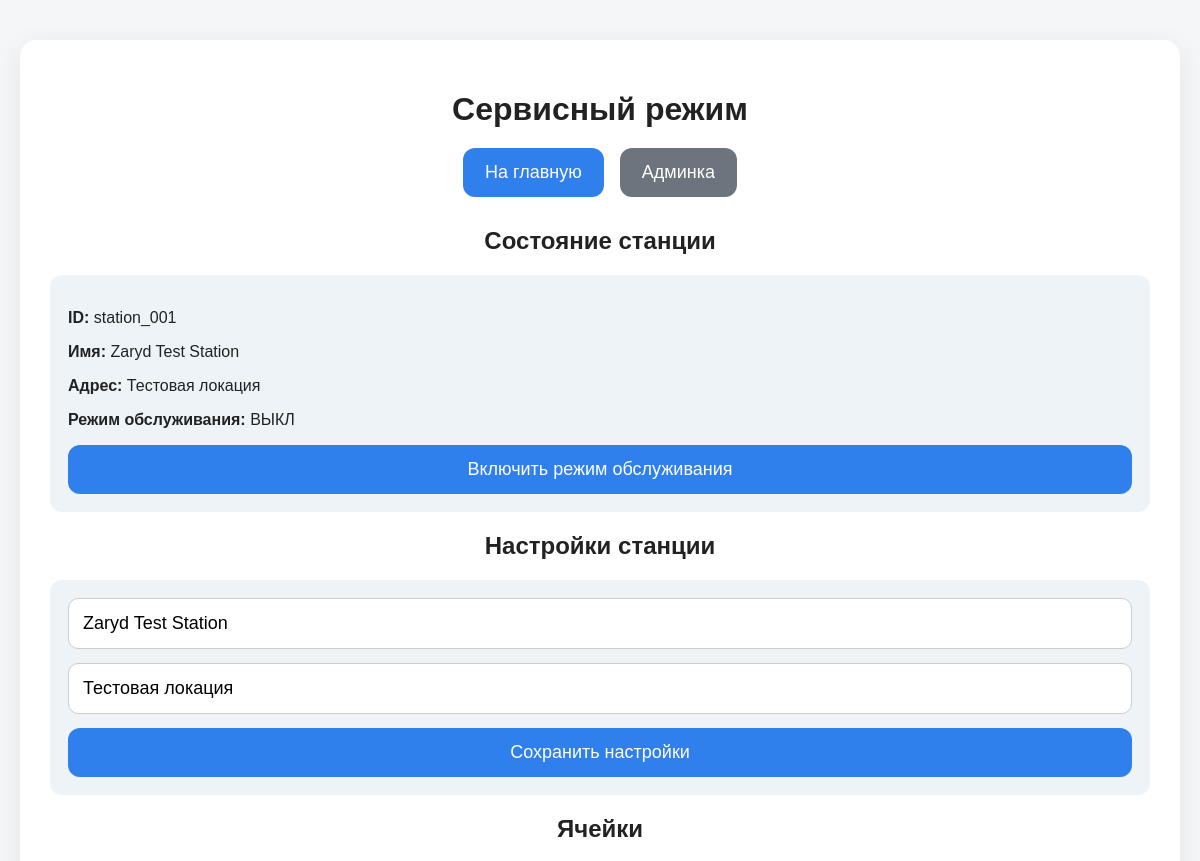
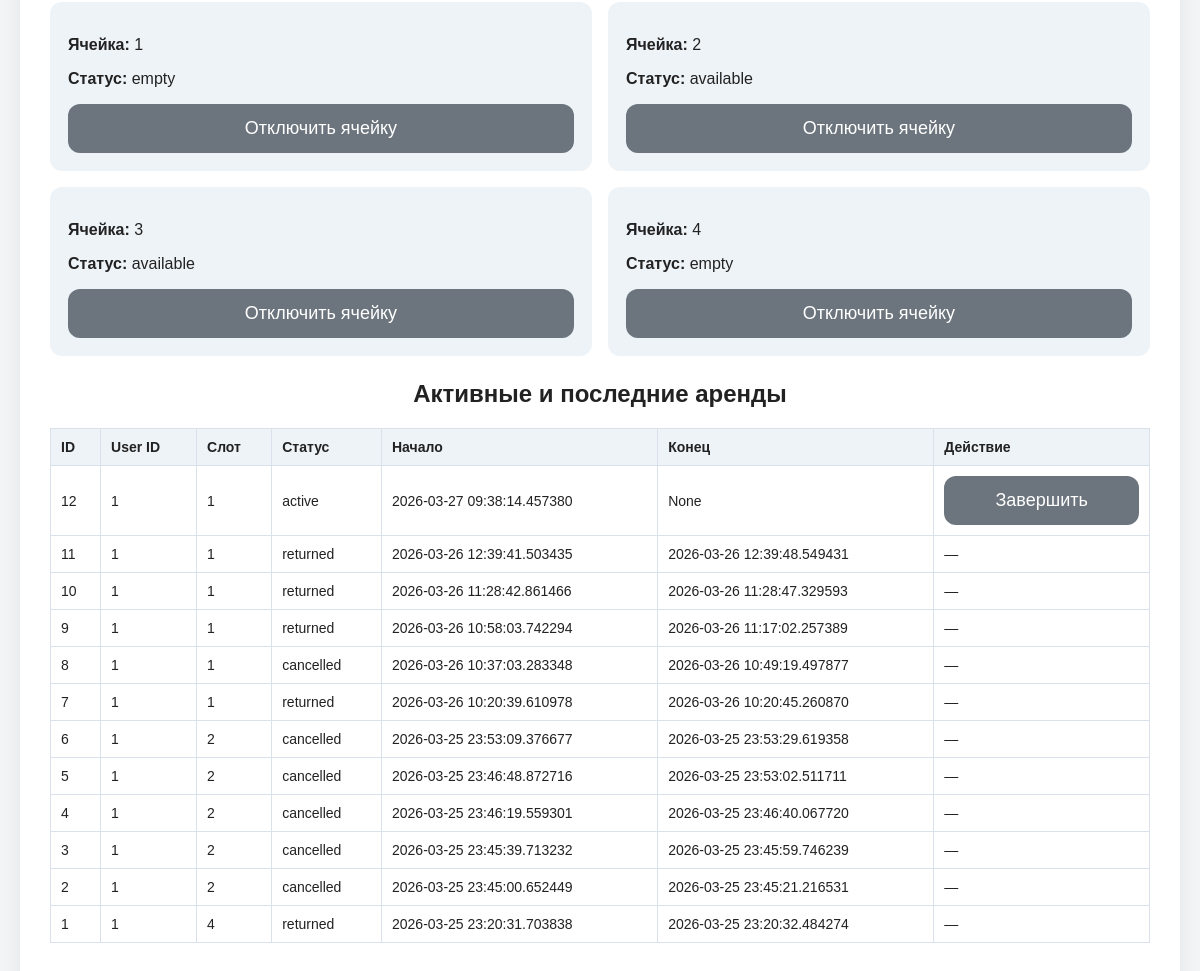
The app's page /service with its own data (2 pictures, top to bottom).
### app/models.py (models this page shows)
class Slot(Base):
    __tablename__ = "slots"
    id = Column(Integer, primary_key=True, index=True)
    slot_number = Column(Integer, unique=True, nullable=False)
    relay_channel = Column(Integer, nullable=False)
    status = Column(String, default="available")

class Rental(Base):
    __tablename__ = "rentals"
    id = Column(Integer, primary_key=True, index=True)
    user_id = Column(Integer, ForeignKey("users.id"), nullable=False)
    slot_number = Column(Integer, nullable=False)
    status = Column(String, default="active")
    start_time = Column(DateTime(timezone=True), server_default=func.now())
    end_time = Column(DateTime(timezone=True), nullable=True)
    user = relationship("User", back_populates="rentals")

### app/main.py (the view)
@app.get("/service", response_class=HTMLResponse)
def service_page(request: Request, db: Session = Depends(get_db)):
    cfg = load_config()
    slots = db.query(Slot).order_by(Slot.slot_number).all()
    rentals = db.query(Rental).order_by(Rental.id.desc()).all()
    return templates.TemplateResponse(
        request=request,
        name="service.html",
        context={
            "request": request,
            "config": cfg,
            "slots": slots,
            "rentals": rentals,
        },
    )

### app/templates/service.html (shortened to what this page needs)
<!DOCTYPE html>
<html lang="ru">
<head>
    <link rel="stylesheet" href="/static/style.css">
</head>
<body>
    <div class="container admin-page">
        <h1>Сервисный режим</h1>
        <div class="buttons">
            <a class="btn" href="/">На главную</a>
            <a class="btn secondary" href="/admin">Админка</a>
        </div>
        <h2>Состояние станции</h2>
        <div class="admin-card">
            <p><strong>ID:</strong> {{ config.station_id }}</p>
            <p><strong>Имя:</strong> {{ config.station_name }}</p>
            <p><strong>Адрес:</strong> {{ config.station_address }}</p>
            <p><strong>Режим обслуживания:</strong>
                {% if config.service_mode %}
                    ВКЛ
                {% else %}
                    ВЫКЛ
                {% endif %}
            </p>
            <form method="post" action="/service/toggle-mode">
                <button type="submit" class="btn">
                    {% if config.service_mode %}
                        Выключить режим обслуживания
                    {% else %}
                        Включить режим обслуживания
                    {% endif %}
                </button>
            </form>
        </div>
        <h2>Настройки станции</h2>
        <div class="admin-card">
            <form method="post" action="/service/update-config">
                <input type="text" name="station_name" value="{{ config.station_name }}" placeholder="Имя станции" required>
                <input type="text" name="station_address" value="{{ config.station_address }}" placeholder="Адрес станции" required>
                <button type="submit" class="btn">Сохранить настройки</button>
            </form>
        </div>
        <h2>Ячейки</h2>
        <div class="admin-grid">
            {% for slot in slots %}
            <div class="admin-card">
                <p><strong>Ячейка:</strong> {{ slot.slot_number }}</p>
                <p><strong>Статус:</strong> {{ slot.status }}</p>
                {% if slot.status == "disabled" %}
                    <form method="post" action="/service/enable-slot">
                        <input type="hidden" name="slot_number" value="{{ slot.slot_number }}">
                        <button type="submit" class="btn">Включить ячейку</button>
                    </form>
                {% else %}
                    <form method="post" action="/service/disable-slot">
                        <button type="submit" class="btn secondary">Отключить ячейку</button>
                    </form>
                {% endif %}
            </div>
            {% endfor %}
        </div>
        <h2>Активные и последние аренды</h2>
        <div class="table-wrap">
            <table>
                <thead>
                    <tr>
                        <th>ID</th>
                        <th>User ID</th>
                        <th>Слот</th>
                        <th>Статус</th>
                        <th>Начало</th>
                        <th>Конец</th>
                        <th>Действие</th>
                    </tr>
                </thead>
                <tbody>
                    {% for rental in rentals %}
                    <tr>
                        <td>{{ rental.id }}</td>
                        <td>{{ rental.user_id }}</td>
                        <td>{{ rental.slot_number }}</td>
                        <td>{{ rental.status }}</td>
                        <td>{{ rental.start_time }}</td>
                        <td>{{ rental.end_time }}</td>
                        <td>
                            {% if rental.status in ["issuing", "active", "returning"] %}
                            <form method="post" action="/service/finish-rental">
                                <button type="submit" class="btn secondary">Завершить</button>
                            </form>
                            {% else %}
                            —
                            {% endif %}
                        </td>
                    </tr>
                    {% endfor %}
                </tbody>
            </table>
        </div>
    </div>
</body>
</html>

### app/static/style.css (style rules this page uses)
body { margin: 0; padding: 0; font-family: Arial, sans-serif; background: #f4f6f8; color: #222; }
.container { max-width: 700px; margin: 40px auto; background: white; padding: 30px; border-radius: 16px; box-shadow: 0 8px 30px rgba(0,0,0,0.08); text-align: center; }
h1, h2 { margin-bottom: 20px; }
.buttons { display: flex; gap: 16px; justify-content: center; flex-wrap: wrap; margin-bottom: 30px; }
.btn { display: inline-block; padding: 14px 22px; border-radius: 12px; background: #2f80ed; color: white; text-decoration: none; border: none; cursor: pointer; font-size: 18px; }
.btn.secondary { background: #6c757d; }
form { display: flex; flex-direction: column; gap: 14px; }
input { padding: 14px; font-size: 18px; border: 1px solid #ccc; border-radius: 10px; }
.admin-page { max-width: 1100px; }
.admin-grid { display: grid; grid-template-columns: repeat(2, 1fr); gap: 16px; margin-bottom: 24px; }
.admin-card { background: #eef3f8; padding: 18px; border-radius: 12px; text-align: left; }
.table-wrap { overflow-x: auto; margin-bottom: 30px; }
table { width: 100%; border-collapse: collapse; background: white; }
th, td { border: 1px solid #d9e1ea; padding: 10px; text-align: left; font-size: 14px; }
th { background: #eef3f8; }
html, body { margin: 0; padding: 0; }

### records on screen
Slot: slot_number "1", status "empty"
Slot: slot_number "2", status "available"
Slot: slot_number "3", status "available"
Slot: slot_number "4", status "empty"
Rental: id "12", user_id "1", slot_number "1", status "active", start_time "2026-03-27 09:38:14.457380", end_time "None"
Rental: id "11", user_id "1", slot_number "1", status "returned", start_time "2026-03-26 12:39:41.503435", end_time "2026-03-26 12:39:48.549431"
Rental: id "10", user_id "1", slot_number "1", status "returned", start_time "2026-03-26 11:28:42.861466", end_time "2026-03-26 11:28:47.329593"
Rental: id "9", user_id "1", slot_number "1", status "returned", start_time "2026-03-26 10:58:03.742294", end_time "2026-03-26 11:17:02.257389"
Rental: id "8", user_id "1", slot_number "1", status "cancelled", start_time "2026-03-26 10:37:03.283348", end_time "2026-03-26 10:49:19.497877"
Rental: id "7", user_id "1", slot_number "1", status "returned", start_time "2026-03-26 10:20:39.610978", end_time "2026-03-26 10:20:45.260870"
Rental: id "6", user_id "1", slot_number "2", status "cancelled", start_time "2026-03-25 23:53:09.376677", end_time "2026-03-25 23:53:29.619358"
Rental: id "5", user_id "1", slot_number "2", status "cancelled", start_time "2026-03-25 23:46:48.872716", end_time "2026-03-25 23:53:02.511711"
Rental: id "4", user_id "1", slot_number "2", status "cancelled", start_time "2026-03-25 23:46:19.559301", end_time "2026-03-25 23:46:40.067720"
Rental: id "3", user_id "1", slot_number "2", status "cancelled", start_time "2026-03-25 23:45:39.713232", end_time "2026-03-25 23:45:59.746239"
Rental: id "2", user_id "1", slot_number "2", status "cancelled", start_time "2026-03-25 23:45:00.652449", end_time "2026-03-25 23:45:21.216531"
Rental: id "1", user_id "1", slot_number "4", status "returned", start_time "2026-03-25 23:20:31.703838", end_time "2026-03-25 23:20:32.484274"

### other values on screen
{{ config.station_id }} "station_001"
{{ config.station_name }} "Zaryd Test Station"
{{ config.station_address }} "Тестовая локация"
